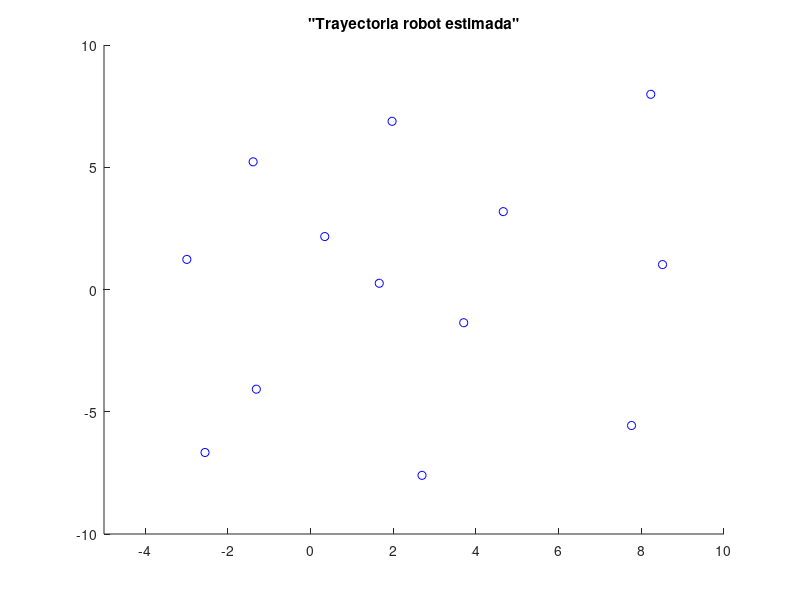

MATLAB code to generate this figure: (Note: this script raises an error after producing the figure.)
clear,
clc,
close all,
%Load camino guardado en path
load('DataMap.mat')
M = DataMap.M;
X = DataMap.X;
Y = DataMap.Y;

set(figure(),'WindowStyle','docked') % Insert the figure to dock
figure(1), hold on
title('"Trayectoria robot estimada"')
xlim([-5 10]);
ylim([-10 10]);

global maxRange;
maxRange = 10; %Distancia m�xima del laser
% axis equal

pasoTiempo = 0.1; %Tiempo de Sampling de mi sistema

%Inicializo Robots
robot.x = 0;
robot.y = 0;    %es el robot segun odometria sin ruido (real)
robot.tita = 0;

robot2 = robot; %es el robot odometria con ruido 
%ambos robots empiezan en el mismo lugar

%Unico landmarks. Con tecla enter, finalizo ubicaci�n. Landmarks son
%guaradadas en matriz M, que contiene las posiciones reales [x,y] de cada
%landmark.
% M = ginput();
plot(M(:,1),M(:,2),'ob'); %grafico landmarks
[Caras,Vertices] = conversionLandmarks(M);

%Genero el camino que quiero que siga el robot, entre las landmarks. El
%camino solo va de izquierda a derecha
% [X,Y] = ginput;
xmax = max(X);
xmin = min(X);

xx = xmin:0.01:xmax;
yy = interp1(X,Y,xx,'spline');

CaminoReferencia = [xx' yy'];
plot(xx',yy','-r');

%% Save camino
% DataMap.M = M;
% DataMap.X = X;
% DataMap.Y = Y;
% save('DataMap','DataMap')

%%
%Inicializo Robots en el punto de partida del camino generado
% Robot Odometrico sin ruido:
robot.x = X(1);
robot.y = Y(1);
robot.tita = atan2(Y(2) - Y(1), X(2) - X(1)); %es la pose del robot seg�n la odometr�a. 
% Sin embargo, tener presente que el robot "cree" que tiene su pose sin error.
% Robot Odometrico con ruido:
robot2 = robot; % ambos robots empiezan en el mismo lugar

%Grafico ambos robots (odom�trico y real)
H1 = plotRobot(robot);      % Robot odometrico (sin ruido) (gris)
H2 = plotRobot2(robot2);    % Robot odometrico (con ruido) (verde)

% Inicializacion Nube de Puntos Global
nubePtos_1 = [];
nubePtos_2 = [];
    
pause(0.5)
delete(H1);
delete(H2);

% Genero un bucle para controlar el camino del robot
for cont = 2:length(xx)-1

    % ###########################   
    %Sensado de Postes (LASER)  con robot2
    Laser = MedicionConLaserRapido(Vertices, Caras, robot);    
%     H3 = plotLaser(Laser,robot);
    
    % Deteccion de Postes (NUBE DE PUNTOS) Robot odometrico sin error
    BuscoPostes_1 = [];
    BuscoPostes_1 = DeteccionPostes(Laser,robot);         
    nubePtos_1 = [nubePtos_1 ; BuscoPostes_1];
    
    % Deteccion de Postes (NUBE DE PUNTOS) Robot odometrico con error
    BuscoPostes_2 = [];
    BuscoPostes_2 = DeteccionPostes(Laser,robot2);         
    nubePtos_2 = [nubePtos_2 ; BuscoPostes_2];

    %##########################################%
    %## FILTRO KALMAN (ESTIMACION POSE ROBOT)##%
    %##########################################%
    % (1== SI conocemos las caract)(0== NO conocemos las caract)
    knowMap = 1;
    if cont == 2 
        [xhat, P] = init_KalmanFilter(Laser, robot, M, knowMap);    
    else
        [xhat, P] = FiltroKalman_Odometric(Laser ,xhat ,P , V, W, pasoTiempo, cont, knowMap);
    end
    robot_hat.x = xhat(1,cont);
    robot_hat.y = xhat(2,cont);
    robot_hat.tita = xhat(3,cont);
    
    
    %####### SEÑALES DE CONTROL u(t) DEL SISTEMA ##########%
    %referencias para el controlador (obviar esta parte) y obtenci�n de las
    %se�ales de control
    Q = .01*eye(3,3);
    H = [cos(robot.tita) 0;sin(robot.tita) 0; 0 1];
    xref = xx(cont);
    yref = yy(cont);
    titaref = atan2(yy(cont+1) - robot.y,(xx(cont+1) - robot.x));
    deltax = (xref-robot.x)/pasoTiempo + 0.1*(robot.x - xx(cont-1))/pasoTiempo;
    deltay = (yref-robot.y)/pasoTiempo + 0.3*(robot.y - yy(cont-1))/pasoTiempo;
    sigma1 = (Q(1,1))^2;
    sigma2 = (Q(2,2))^2;
    sigma3 = (Q(3,3))^2;
    Control(2) = (titaref-robot.tita)/pasoTiempo;
    Control(1) = (2*deltax*sigma2^2*cos(robot.tita))/(sigma2^2*cos(2*robot.tita) - sigma1^2*cos(2*robot.tita) + sigma1^2 + sigma2^2) + (2*deltay*sigma1^2*sin(robot.tita))/(sigma2^2*cos(2*robot.tita) - sigma1^2*cos(2*robot.tita) + sigma1^2 + sigma2^2);
    
    if Control(1) > 0.3
        Control(1) = 0.3;
    end
    if abs(Control(2)) > 1
        if (Control(2) <= 0)
            Control(2) = -1;
        else
            Control(2) = 1;
        end
    end
    V = Control(1);     % input u(t)
    W = Control(2);     % input u(t)
    
    %####### MODELOS DEL SISTEMA ##########%
    % Posicion del robot odometrico sin error
    robot.x = robot.x + pasoTiempo*V*cos(robot.tita);
    robot.y = robot.y + pasoTiempo*V*sin(robot.tita);
    robot.tita = robot.tita + pasoTiempo*W;
    
    % Posicion del robot odometrico con error
    robot2.x = robot2.x + pasoTiempo*V*cos(robot2.tita)+0.001*rand(1,1);
    robot2.y = robot2.y + pasoTiempo*V*sin(robot2.tita)+0.001*rand(1,1);
    robot2.tita = robot2.tita + pasoTiempo*W+0.01*rand(1,1)*W;
    
    %####### GRAFICAS ROBOTS ##########%
    H1=plotRobot(robot);            % robot sin ruido(gris)
    H2=plotRobot2(robot2);          % robot ruidoso (verde)
    H3 = plotLaser(Laser,robot);   % Laser
    H4=plotRobot_hat(robot_hat);    % (rojo)
%     H5=plotLaser_hat(Laser,robot_hat);  %(Laser_hat Blue de linea continua)
   
%     pause(pasoTiempo);
    pause(1e-5);
    
    delete(H1);
    delete(H2);
    delete(H3);
    delete(H4);
%     delete(H5);
end

% legend('caracteristicas', 'trayectoria','robot sin ruido', 'robot con ruido', 'Laser', 'robot estimado')

%% Pregunta 1 Robot Odometrico sin error
% Obtencion de Caracteristica M y su covarianza
[caractM_1, cov_caractM_1, error_caractM_1, label_caractM_1, idx_1] = ClusteringNube(nubePtos_1, M, 0.1, 4);

figure()
title('Clustering Nube (Robot Odometrico sin error)')
hold on, grid on
gscatter(nubePtos_1(:,1),nubePtos_1(:,2),idx_1);
plot( caractM_1(:,1) , caractM_1(:,2) ,'.k','MarkerSize', 25)   % caracteristica M estimada


%% Pregunta 2 Robot Odometrico con error
% idem anterior cambiando la deteccionPostes a robot 1 en Linea 79 codigo.
% Obtencion de Caracteristica M y su covarianza
[caractM_2, cov_caractM_2, error_caractM_2, label_caractM_2, idx_2] = ClusteringNube(nubePtos_2, M, 0.1, 4);

figure()
title('Clustering Nube (Robot Odometrico con error)')
hold on, grid on
gscatter(nubePtos_2(:,1),nubePtos_2(:,2),idx_2);
plot( caractM_2(:,1) , caractM_2(:,2) ,'.k','MarkerSize', 25)   % caracteristica M estimada


%% Pregunta 3 y 4

% comparacion puntos con los estimados
caract_hatFinal = xhat(4:end,end);
for t = 1:length(caract_hatFinal)/2
    index = 2*(t-1) + 1;
    plot_caractHat(t,:) = [caract_hatFinal(index),caract_hatFinal(index+1)];
end

figure()
subplot 221 
title('Caracteristicas con robot 1') 
hold on
plot(M(:,1),M(:,2),'ob', 'MarkerSize',15); %grafico landmarks
plot( plot_caractHat(:,1), plot_caractHat(:,2), '.r'  , 'MarkerSize', 15, 'DisplayName', 'estimacion')
plot(nubePtos_1(:,1), nubePtos_1(:,2),'.g')
legend('caracteristicas', 'estimacion EKF', 'nube de puntos recopilada')

subplot 222
title('Caracteristicas con robot 2') 
hold on
plot(M(:,1),M(:,2),'ob', 'MarkerSize',15); %grafico landmarks
plot( plot_caractHat(:,1), plot_caractHat(:,2), '.r'  , 'MarkerSize', 15, 'DisplayName', 'estimacion')
plot(nubePtos_2(:,1), nubePtos_2(:,2),'.g')
legend('caracteristicas', 'estimacion EKF', 'nube de puntos recopilada')

subplot 223
title('Procesamiento Nube de puntos (robot 1)') 
hold on
plot(M(:,1),M(:,2),'ob', 'MarkerSize',15); %grafico landmarks
plot( caractM_1(:,1) , caractM_1(:,2) ,'.g','MarkerSize', 20)           % Postes estimados
legend('caracteristicas', 'clustering Nube de puntos')

subplot 224
title('Procesamiento Nube de puntos (robot 2)')
hold on
plot(M(:,1),M(:,2),'ob', 'MarkerSize',15); %grafico landmarks
plot( caractM_2(:,1) , caractM_2(:,2) ,'.g','MarkerSize', 20)           % Postes estimados
legend('caracteristicas', 'clustering Nube de puntos')


